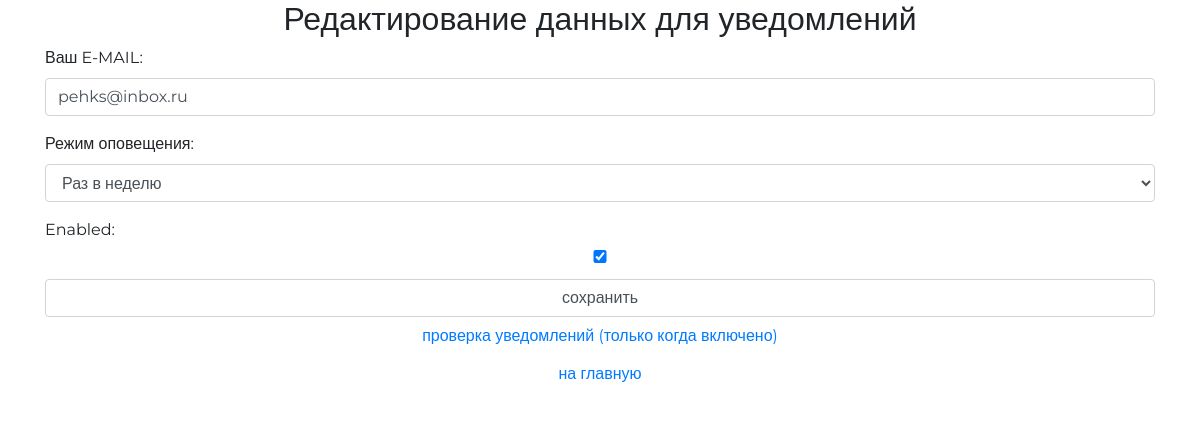
The app's page /auth/email/ (signed in) with its own data.
### authapp/models.py (models this page shows, shortened)
class MaapUserProfile(models.Model):
    APP_EMAIL_CHOICES = (
        (3, 'Раз в 3 дня'),
        (7, 'Раз в неделю'),
    )
    user = models.OneToOneField(MaapUser, unique=True, null=False, db_index=True, on_delete=models.CASCADE)
    email_addr = models.CharField(verbose_name='Ваш E-MAIL:', max_length=64, blank=True)
    email_shed = models.PositiveIntegerField(verbose_name='Режим оповещения', choices=APP_EMAIL_CHOICES, blank=True , null=True)
    created_at = models.DateTimeField(auto_now_add=True)  # time when it started
    last_fired_at = models.DateTimeField(auto_now_add=True, blank=True)
    enabled = models.BooleanField(default=True)

### authapp/views.py (the view)
# urls.py: path('email/', authapp.email_sched, name='email_sched'),
def email_sched(request):
    title = 'редактирование режима оповещения'
    if request.method == 'POST':
        edit_form = MaapUserProfileEditForm(request.POST, request.FILES, instance=request.user.maapuserprofile)
        if edit_form.is_valid():
            edit_form.save()
            return HttpResponseRedirect(reverse('auth:email_sched'))
    else:
        edit_form = MaapUserProfileEditForm(instance=request.user.maapuserprofile)
    content = {'title': title, 'edit_form': edit_form}
    return render(request, 'authapp/email_sched.html', content)

### authapp/forms.py
class MaapUserProfileEditForm(forms.ModelForm):
    class Meta:
        model = MaapUserProfile
        fields = ('email_addr','email_shed','enabled')# _all_
    def __init__(self, *args, **kwargs):
        super().__init__(*args, **kwargs)
        for field_name, field in self.fields.items():
            field.widget.attrs['class'] = 'form-control'

### authapp/templates/authapp/email_sched.html (shortened to what this page needs)
{% extends 'authapp/base.html' %}
{% load static %}
{% block content %}
    <div class="h2 text-center head">
                Редактирование данных для уведомлений
    </div>
    <form class="form-horizontal" action="{% url 'auth:email_sched' %}" method="post" enctype="multipart/form-data">
        {{ edit_form.as_p }}
        <input class="form-control" type="submit" value="сохранить">
    </form>
   <button class="btn btn-round form-control last">
        <a href="{% url 'checkcron' %}" class="">
            проверка уведомлений (только когда включено)
        </a>
    </button>
    <button class="btn btn-round form-control last">
        <a href="{% url 'main' %}" class="">
            на главную
        </a>
    </button>
{% endblock %}

### staticfiles/css/style.css (style rules this page uses)
* { margin: 0; padding: 0; }
body { font-family: 'Montserrat', sans-serif; }
html, body { height: 100%; }

### records on screen
MaapUserProfile: email_addr "pehks@inbox.ru", email_shed "Раз в неделю", enabled "☑"
